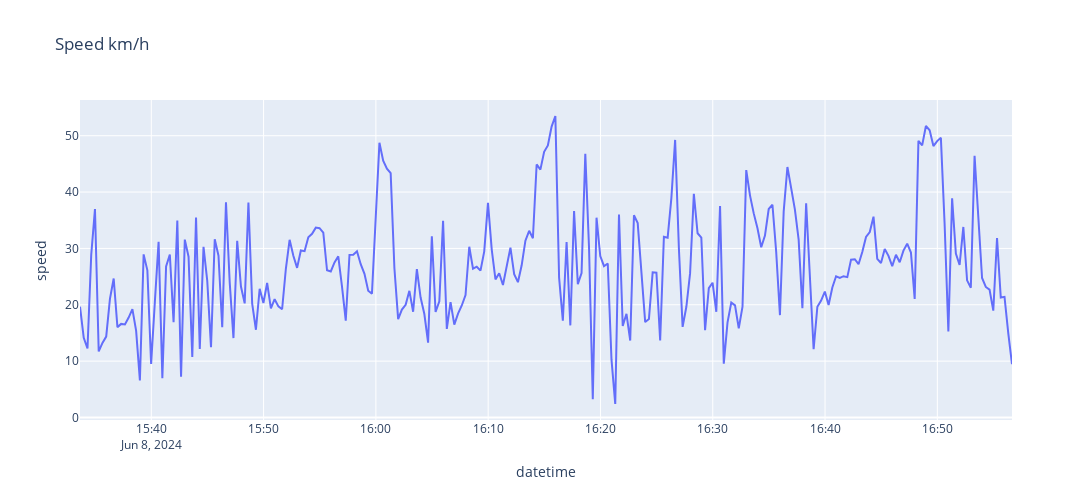

Notebook source saved alongside this figure:
### Code cell
WIDTH, HEIGHT=(1100, 500)
fig1 = px.line(gdf.dropna(subset=['speed']), x="datetime", y="speed", title='Speed km/h', width=WIDTH, height=HEIGHT)
fig1.show()

### Figure 1 — Plotly figure (JSON) as saved in the notebook; plotly's stock layout.template omitted (floating-point values rounded to 4 significant figures; data arrays with more than 128 entries replaced by an {"elided": "..."} marker saying what was removed)
{"data": [{"hovertemplate": "datetime=%{x}<br>speed=%{y}<extra></extra>", "legendgroup": "", "line": {"color": "#636efa", "dash": "solid"}, "marker": {"symbol": "circle"}, "mode": "lines", "name": "", "orientation": "v", "showlegend": false, "type": "scatter", "x": {"elided": "250 str values"}, "xaxis": "x", "y": {"elided": "250 float values"}, "yaxis": "y"}], "layout": {"height": 500, "legend": {"tracegroupgap": 0}, "title": {"text": "Speed km/h"}, "width": 1100, "xaxis": {"anchor": "y", "autorange": true, "domain": [0, 1], "range": ["2024-06-08 15:33:39", "2024-06-08 16:56:39"], "title": {"text": "datetime"}, "type": "date"}, "yaxis": {"anchor": "x", "autorange": true, "domain": [0, 1], "range": [-0.446, 56.34], "title": {"text": "speed"}, "type": "linear"}}}
